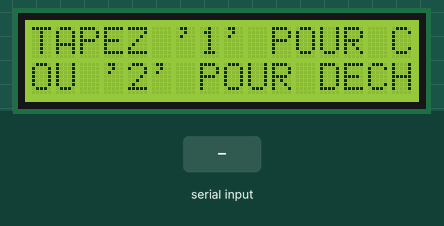
Bench run of a sketch on a simulated Arduino Uno, built with avr-gcc and run on an emulated ATmega328P. On the bench: 16×2 character LCD. Inputs (shaded band) come from the test bench. What the sketch prints to the serial monitor is not drawn.

Above: at 5.2 s.
5.3 s: "1\n" received over Serial
At 6.0 s:
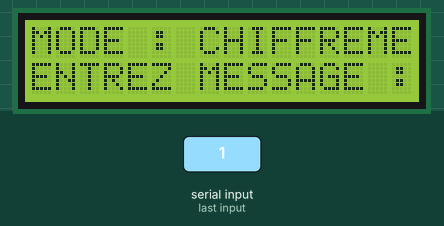
6.8 s: "2\n" received over Serial
At 8.0 s:
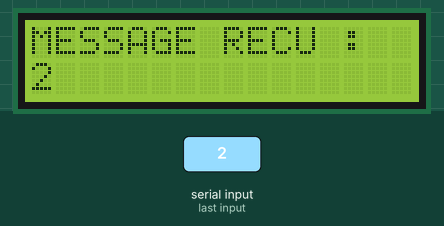
8.3 s: "90,45\n" received over Serial
At 9.4 s:
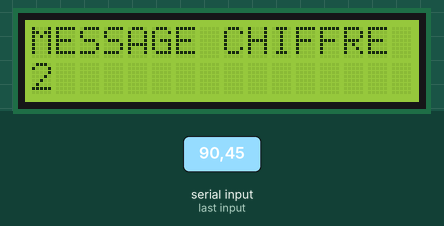
9.8 s: "2\n" received over Serial
At 10.6 s:
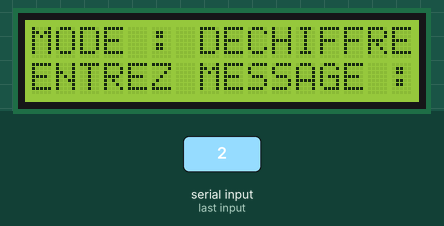
Timing chart, 0 to 12.3 s (numbered marks = the images above; inputs shaded):
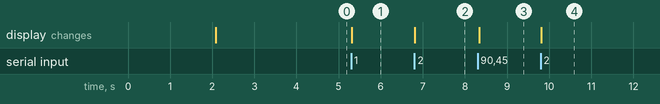

Measured:
- after the input at 5.3 s, the display: changes at once (image 1)
- after the input at 6.8 s, the display: changes at once (image 2)
- after the input at 8.3 s, the display: changes at once (image 3)
- after the input at 9.8 s, the display: changes at once (image 4)

The sketch:

S_curit__IOT_a_la_Base_Arduino.ino
```cpp
#include <LiquidCrystal.h>

// Initialisation de l'écran LCD avec les pins connectées à D4, D5, D6, D7, RS et E
LiquidCrystal lcd(12, 11, 5, 4, 3, 2);

// Variables pour stocker le message, la clé et le mode
String message = "";
int key = 0;
int mode = 0; // 1 pour chiffrement, 2 pour déchiffrement

void setup() {
  // Initialisation de la communication série
  Serial.begin(9600);

  // Initialisation de l'écran LCD
  lcd.begin(16, 2);  // 16 colonnes et 2 lignes
  lcd.clear();
  lcd.print("=== METHODE CESAR ===");

  delay(2000); // Attendre un moment avant de demander l'option
  lcd.clear();

  Serial.println("Tapez '1' pour Chiffrer ou '2' pour Déchiffrer, suivi de 'Enter' :");

  lcd.setCursor(0, 0);
        lcd.print("TAPEZ '1' POUR CHIFFRER");
        lcd.setCursor(0, 1);
        lcd.print("OU '2' POUR DECHIFFRER");

  delay(2000); // Attendre un moment avant de demander l'option

 }

void loop() {
  // Lecture des données depuis le moniteur série
  if (Serial.available() > 0) {
    String input = Serial.readStringUntil('\n'); // Lire jusqu'à la fin de la ligne
    input.trim(); // Supprimer les espaces inutiles

    if (mode == 0) { // Si le mode n'est pas défini
      if (input == "1") {
        mode = 1;
        Serial.println("Mode : Chiffrement");
        lcd.clear();
        lcd.setCursor(0, 0);
        lcd.print("MODE : CHIFFREMENT");
        Serial.println("Entrez un message (terminé par 'Enter') :");
        lcd.setCursor(0, 1);
        lcd.print("ENTREZ MESSAGE :");
      } else if (input == "2") {
        mode = 2;
        Serial.println("Mode : Déchiffrement");
        lcd.clear();
        lcd.setCursor(0, 0);
        lcd.print("MODE : DECHIFFREMENT");
        Serial.println("Entrez un message (terminé par 'Enter') :");
        lcd.setCursor(0, 1);
        lcd.print("ENTREZ MESSAGE :");
      } else {
        Serial.println("Option invalide. Tapez '1' pour Chiffrer ou '2' pour Déchiffrer.");
      }
    } else if (message == "") { // Si le message n'est pas encore entré
      message = input;
      Serial.println("Entrez une clé (nombre entier) :");
      lcd.clear();
      lcd.setCursor(0, 0);
      lcd.print("MESSAGE RECU :");
      lcd.setCursor(0, 1);
      lcd.print(message);
    } else if (key == 0) { // Si la clé n'est pas encore entrée
      key = input.toInt();
      if (mode == 2) key = -key; // Si déchiffrement, inverser la clé
      String result = encryptCesar(message, key);

      // Affichage sur le LCD
      lcd.clear();
      lcd.setCursor(0, 0);
      lcd.print(mode == 2 ? "MESSAGE DECHIFFRE :" : "MESSAGE CHIFFRE :");
      lcd.setCursor(0, 1);
      lcd.print(result); // Afficher le message chiffré/déchiffré sur l'écran LCD

      // Affichage dans le terminal
      Serial.println(mode == 2 ? "Message déchiffré : " + result : "Message chiffré : " + result);

      // Réinitialiser pour un autre essai
      message = "";
      key = 0;
      mode = 0;
      Serial.println("\nTapez '1' pour Chiffrer ou '2' pour Déchiffrer, suivi de 'Enter' :");
    }
  }
}

// Fonction de chiffrement/déchiffrement de César
String encryptCesar(String msg, int shift) {
  String result = "";
  shift = shift % 26; // Réduction de la clé pour éviter des dépassements inutiles

  for (int i = 0; i < msg.length(); i++) {
    char c = msg[i];
    if (isAlpha(c)) {
      char base = isLowerCase(c) ? 'a' : 'A'; // Détermine si c'est une lettre minuscule ou majuscule
      c = (c - base + shift + 26) % 26 + base; // Calcul du décalage avec prise en charge des valeurs négatives
    }
    result += c; // Ajouter le caractère (chiffré ou non) au résultat
  }
  return result;
}

// Vérifie si un caractère est une lettre alphabétique
bool isAlpha(char c) {
  return (c >= 'A' && c <= 'Z') || (c >= 'a' && c <= 'z');
}

// Vérifie si un caractère est en minuscule
bool isLowerCase(char c) {
  return c >= 'a' && c <= 'z';
}
```
